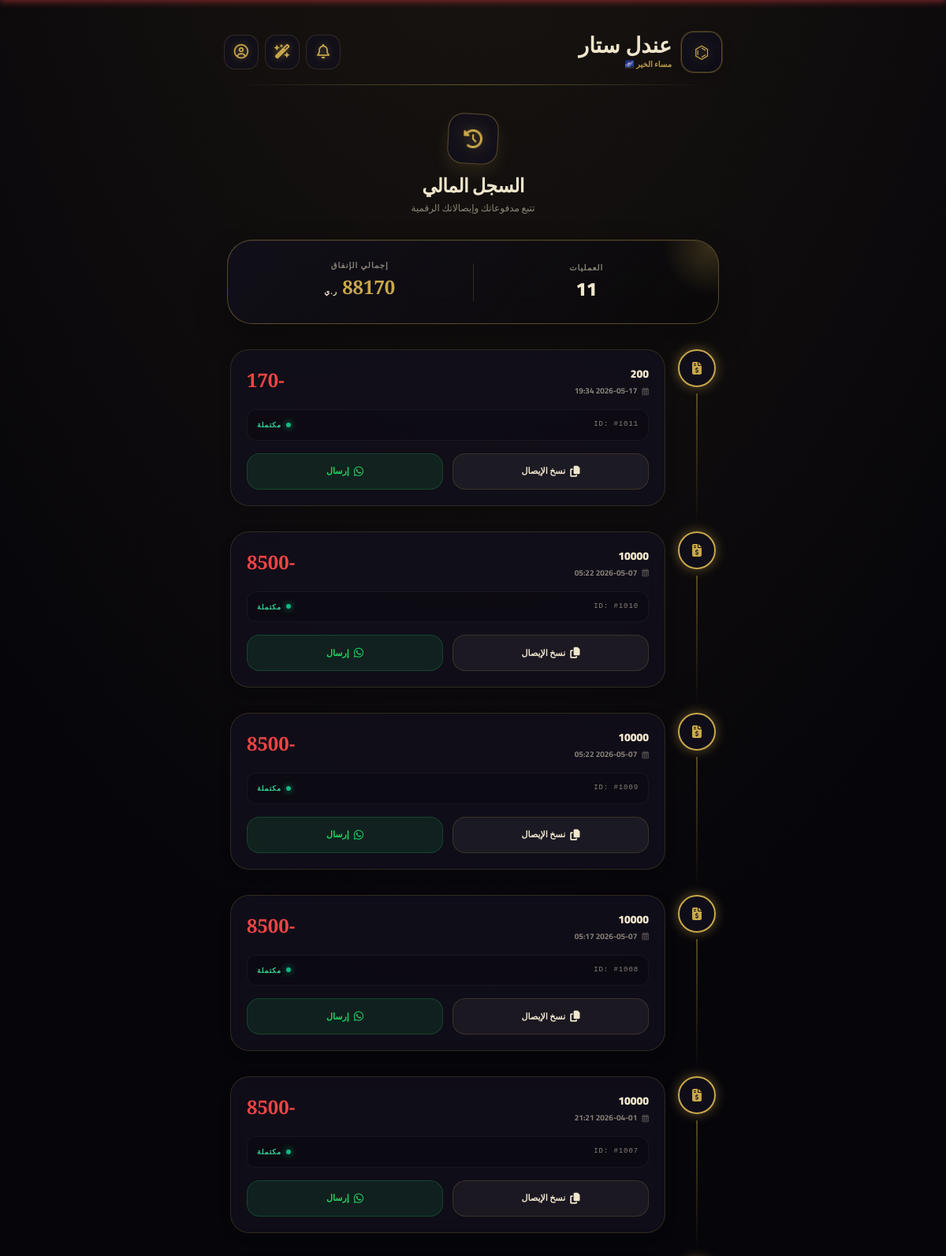
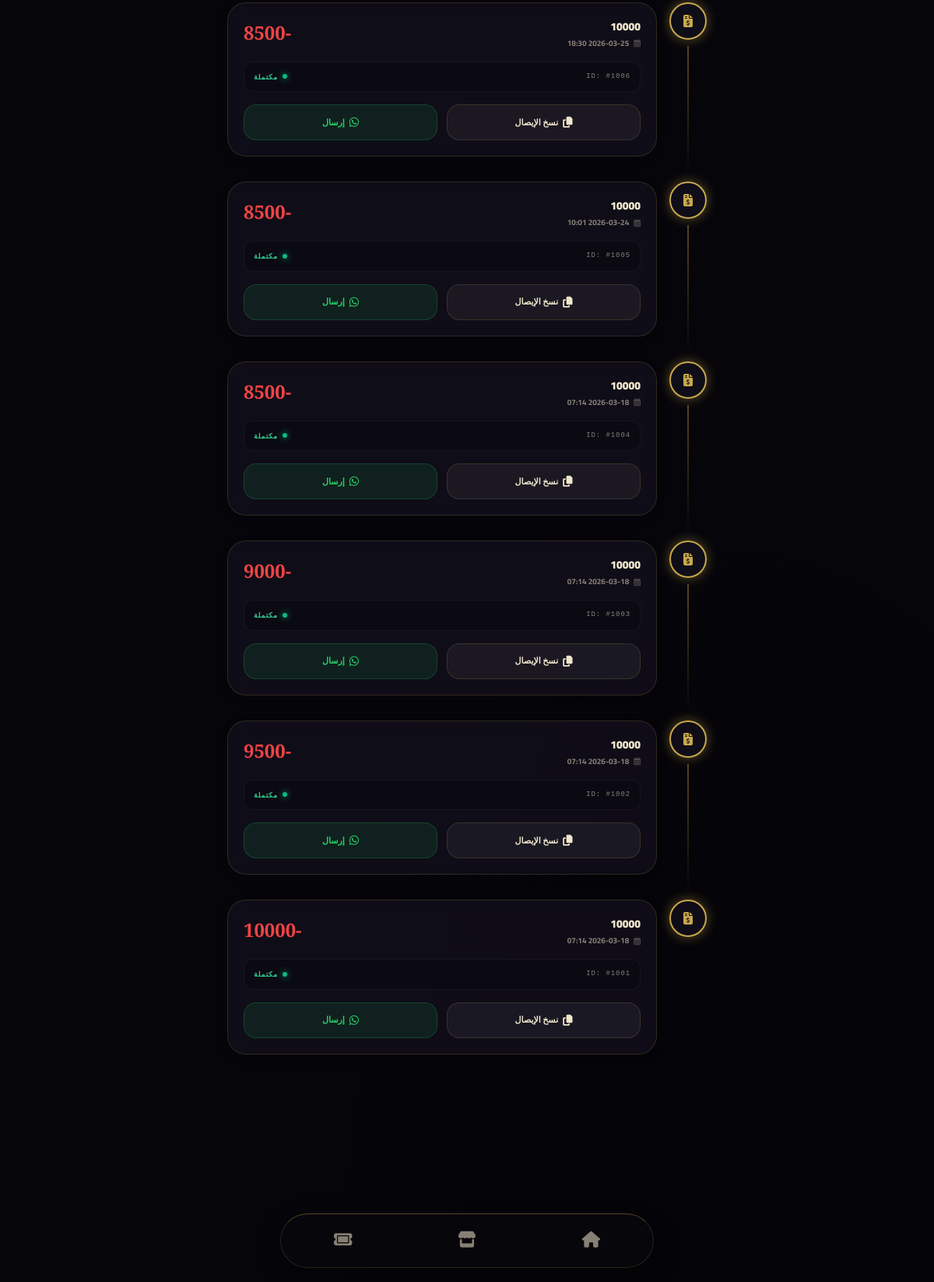
The app's page /history (signed in) with its own data (2 pictures, top to bottom).
### app.py (models this page shows)
class Purchase(db.Model):
    id = db.Column(db.Integer, primary_key=True)
    user_id = db.Column(db.Integer, db.ForeignKey('user.id'), index=True)
    voucher_id = db.Column(db.Integer, db.ForeignKey('voucher.id'))
    package_name = db.Column(db.String(50))
    amount_paid = db.Column(db.Float)
    original_price = db.Column(db.Float)
    discount_percent = db.Column(db.Integer, default=0)
    purchased_at = db.Column(db.String(20), default=lambda: datetime.now().strftime("%Y-%m-%d %H:%M"))

### app.py (the view)
@app.route('/history')
def history():
    if 'user_id' not in session: return redirect('/login')
    purchases = Purchase.query.filter_by(user_id=session['user_id']).order_by(Purchase.id.desc()).all()
    return render_template('history.html', purchases=purchases)

### templates/history.html (shortened to what this page needs)
{% extends "base.html" %}
{% block content %}
<div class="px-2 pt-4 pb-24">
    <div class="text-center mb-8 stagger-1">
        <div class="inline-flex items-center justify-center w-16 h-16 rounded-[1.2rem] bg-[var(--bg-card)] border border-[var(--border-bright)] mb-3 shadow-[0_10px_20px_var(--glow)] rotate-3 hover:rotate-0 transition-transform">
            <i class="fas fa-clock-rotate-left text-2xl text-[var(--accent)] drop-shadow-[0_0_8px_var(--accent-glow)]"></i>
        </div>
        <h1 class="text-2xl font-black text-[var(--text-primary)] tracking-tight">السجل المالي</h1>
        <p class="text-xs text-[var(--text-muted)] mt-1">تتبع مدفوعاتك وإيصالاتك الرقمية</p>
    </div>
    {% if purchases %}
        {% set total_spent = purchases | map(attribute='amount_paid') | sum %}
        <div class="summary-card stagger-2">
            <div class="text-center flex-1 relative z-10">
                <p class="text-[10px] text-[var(--text-muted)] font-bold uppercase tracking-widest mb-1">العمليات</p>
                <p class="text-2xl font-black text-[var(--text-primary)]">{{ purchases|length }}</p>
            </div>
            <div class="text-center flex-1 relative z-10">
                <p class="text-[10px] text-[var(--text-muted)] font-bold uppercase tracking-widest mb-1">إجمالي الإنفاق</p>
                <p class="text-2xl font-black text-[var(--accent)]" style="font-family: 'Cormorant Garamond', serif;">{{ total_spent | round(0) | int }} <span class="text-[9px] font-bold uppercase font-sans tracking-widest text-[var(--text-primary)]">ر.ي</span></p>
            </div>
        </div>
        <div class="space-y-0 relative px-1">
            {% for p in purchases %}
            <div class="flex gap-4 stagger-3" style="animation-delay: {{ loop.index0 * 0.1 }}s;">
                <div class="flex flex-col items-center">
                    <div class="w-12 h-12 rounded-full bg-[var(--bg-card)] border-2 border-[var(--accent)] flex items-center justify-center shadow-[0_0_15px_var(--accent-glow)] z-10 shrink-0">
                        <i class="fas fa-file-invoice-dollar text-[var(--accent)]"></i>
                    </div>
                    {% if not loop.last %}
                    <div class="w-0.5 h-full bg-gradient-to-b from-[var(--accent)] to-transparent opacity-40 mt-2 mb-2"></div>
                    {% endif %}
                </div>
                <div class="flex-1 pb-8">
                    <div class="tx-card">
                        <div class="flex justify-between items-start mb-4">
                            <div>
                                <h3 class="text-sm font-black text-[var(--text-primary)] mb-1">{{ p.package_name }}</h3>
                                <p class="text-[10px] font-bold text-[var(--text-muted)] flex items-center gap-1.5">
                                    <i class="far fa-calendar-alt opacity-50"></i> {{ p.purchased_at }}
                                </p>
                            </div>
                            <div class="text-left">
                                <span class="tx-amount">-{{ p.amount_paid | round(0) | int }}</span>
                            </div>
                        </div>
                        <div class="flex justify-between items-center bg-black/20 rounded-xl p-3 mb-4 border border-white/5">
                            <span class="text-[9px] text-[var(--text-muted)] font-mono tracking-widest">ID: #{{ p.id + 1000 }}</span>
                            <div class="flex items-center gap-1.5">
                                <span class="w-1.5 h-1.5 rounded-full bg-emerald-500 shadow-[0_0_8px_#10b981]"></span>
                                <span class="text-[9px] font-bold text-emerald-400 uppercase tracking-widest">مكتملة</span>
                            </div>
                        </div>
                        <div class="flex gap-3">
                            <button onclick="copyPurchaseData('{{ p.package_name }}', '{{ p.amount_paid | round(0) | int }}', '{{ p.id + 1000 }}')" class="btn-tx btn-copy-tx" onmousedown="playGlassSound()">
                                <i class="fas fa-copy text-sm"></i> نسخ الإيصال
                            </button>
                            <button onclick="sharePurchaseData('{{ p.package_name }}', '{{ p.amount_paid | round(0) | int }}')" class="btn-tx btn-share-tx" onmousedown="playGlassSound()">
                                <i class="fab fa-whatsapp text-sm"></i> إرسال
                            </button>
                        </div>
                    </div>
                </div>
            </div>
            {% endfor %}
        </div>
    {% endif %}
</div>
{% endblock %}

### templates/base.html (shortened to what this page needs)
<!DOCTYPE html>
<html lang="ar" dir="rtl" style="background-color: #06050a;">
<head>
    <script src="https://cdn.tailwindcss.com"></script>
    <link rel="stylesheet" href="https://cdnjs.cloudflare.com/ajax/libs/font-awesome/6.5.0/css/all.min.css">
    <link rel="stylesheet" href="https://cdnjs.cloudflare.com/ajax/libs/animate.css/4.1.1/animate.min.css"/>
</head>
<body x-data="{
        showUserMenu: false,
        themeId: localStorage.getItem('andal-theme') || 1,
        greetingText: 'مرحباً بك',
        init() {
            this.applyTheme(this.themeId);
            this.updateTimeAwareUI();
            // إخفاء شاشة التحميل بعد اكتمال الصفحة
            window.addEventListener('load', () => {
                const loader = document.getElementById('page-loader');
                loader.style.opacity = '0';
                setTimeout(() => loader.style.visibility = 'hidden', 500);
            });
        },
        applyTheme(id) {
            this.themeId = id;
            const classes = document.body.className.split(' ').filter(c => !c.startsWith('theme-') && c !== '');
            document.body.className = [...classes, `theme-${id}`].join(' ');
            // تحديث لون الستاتس بار في الجوال
            const themeColors = {1: '#06050a', 2: '#03050f', 3: '#030a06', 4: '#07040e', 5: '#0a0305', 6: '#f5f0e8'};
            document.getElementById('meta-theme-color').content = themeColors[id];
            this.updateTimeAwareUI();
            localStorage.setItem('andal-theme', id);
        },
        nextTheme() {
            let nextId = parseInt(this.themeId) + 1;
            if (nextId > 6) nextId = 1;
            this.applyTheme(nextId);
            playGlassSound();
        },
        updateTimeAwareUI() {
            const hour = new Date().getHours();
            document.body.classList.remove('is-morning', 'is-evening');
            if (hour >= 5 && hour < 12) {
                this.greetingText = 'صباح الخير 🌅';
                document.body.classList.add('is-morning');
            } else if (hour >= 12 && hour < 18) {
                this.greetingText = 'طاب مساؤك ☀️';
            } else {
                this.greetingText = 'مساء الخير 🌌';
                document.body.classList.add('is-evening');
            }
        }
    }"
    class="pb-36 pt-safe"
    @click.outside="showUserMenu = false">
    <div class="royal-grid"></div>
    <div class="orb orb-1"></div>
    <div class="orb orb-2"></div>
    <div class="orb orb-3"></div>
    <div>
        <header class="royal-header max-w-2xl mx-auto flex items-center justify-between z-50 relative">
            <div class="flex items-center gap-3">
                <div class="brand-logo">
                    <span class="brand-logo-symbol">⌬</span>
                </div>
                <div>
                    <h1 class="brand-name">عندل ستار</h1>
                    <div class="flex items-center gap-2 mt-1">
                        <span x-text="greetingText" class="text-[10px] font-bold text-[var(--accent)] opacity-90"></span>
                    </div>
                </div>
            </div>
            <div class="flex gap-2">
                {% if session.get('user_id') %}
                <a href="/notifications" onclick="playGlassSound()" class="header-btn btn-press relative group">
                    <i class="fa-regular fa-bell"></i>
                </a>
                {% endif %}
                <button @click="nextTheme()" class="header-btn btn-press group" title="تغيير المظهر">
                    <i class="fa-solid fa-wand-magic-sparkles"></i>
                </button>
                {% if session.get('user_id') %}
                <div class="relative">
                    <button onclick="playGlassSound()" class="header-btn btn-press" @click="showUserMenu = !showUserMenu">
                        <i class="fa-regular fa-circle-user text-xl"></i>
                    </button>
                </div>
                {% endif %}
            </div>
        </header>
        <main class="max-w-2xl mx-auto px-4 py-5 relative z-10">
            {% block content %}{% endblock %}
        </main>
    </div>
    {% if session.get('user_id') %}
        {% if session.get('role') != 'admin' %}
        <nav class="nav-bar">
            <a href="/dashboard" class="nav-item" id="nav-dash" onclick="playGlassSound()">
                <i class="fa-solid fa-house"></i>
            </a>
            <a href="/buy" class="nav-item" id="nav-buy" onclick="playGlassSound()">
                <i class="fa-solid fa-store"></i>
            </a>
            <a href="/myvouchers" class="nav-item" id="nav-vou" onclick="playGlassSound()">
                <i class="fa-solid fa-ticket"></i>
            </a>
        </nav>
        {% endif %}
    {% endif %}
</body>
</html>

### templates/base.html (style rules this page uses)
body.theme-1 { --bg-primary: #06050a; --bg-secondary: #0e0d16; --bg-card: rgba(18, 16, 28, 0.8); --accent: #c9a84c; --accent-light: #e8c96a; --accent-dark: #9a7a2e; --accent-glow: rgba(201, 168, 76, 0.45); --glow: rgba(201, 168, 76, 0.12); --orb-1: #c9a84c; --orb-2: #7a5c20; --text-primary: #f0e6cc; --text-muted: rgba(240, 230, 204, 0.55); --border: rgba(201, 168, 76, 0.18); --border-bright: rgba(201, 168, 76, 0.4); --line: rgba(201, 168, 76, 0.25); --nav-bg: rgba(8, 7, 12, 0.95); }
*, *::before, *::after { box-sizing: border-box; }
body { font-family: 'Cairo', sans-serif; background-color: var(--bg-primary); background-image: radial-gradient(ellipse 80% 60% at 50% -20%, var(--glow), transparent), radial-gradient(ellipse 60% 40% at 80% 100%, rgba(0,0,0,0.3), transparent); color: var(--text-primary); min-height: 100vh; transition: background-color 0.3s ease, color 0.3s ease; -webkit-tap-highlight-color: transparent; margin: 0; padding: 0; overflow-x: hidden; }
.royal-grid { position: fixed; inset: 0; z-index: -3; background-image: linear-gradient(var(--line) 1px, transparent 1px), linear-gradient(90deg, var(--line) 1px, transparent 1px); background-size: 60px 60px; mask-image: radial-gradient(ellipse 80% 80% at 50% 50%, black 30%, transparent 100%); opacity: 0.4; animation: grid-drift 30s linear infinite; will-change: background-position; }
.orb { position: fixed; border-radius: 50%; z-index: -2; animation: orb-float 20s infinite alternate ease-in-out; mix-blend-mode: screen; will-change: transform; }
.orb-1 { top: -15%; right: -10%; width: 45vw; height: 45vw; background: radial-gradient(circle, var(--orb-1) 0%, rgba(0,0,0,0) 65%); opacity: 0.4; }
.orb-2 { bottom: -15%; left: -10%; width: 55vw; height: 55vw; background: radial-gradient(circle, var(--orb-2) 0%, rgba(0,0,0,0) 65%); opacity: 0.3; animation-delay: -10s; }
.orb-3 { top: 40%; left: 30%; width: 30vw; height: 30vw; background: radial-gradient(circle, var(--accent) 0%, rgba(0,0,0,0) 65%); opacity: 0.1; animation-delay: -5s; animation-duration: 25s; }
.royal-header { position: relative; padding: 20px 20px 16px; }
.royal-header::after { content: ''; position: absolute; bottom: 0; left: 5%; right: 5%; height: 1px; background: linear-gradient(90deg, transparent, var(--line), var(--accent-glow), var(--line), transparent); }
.brand-logo { width: 52px; height: 52px; border-radius: 16px; background: linear-gradient(135deg, var(--bg-card), var(--bg-secondary)); border: 1px solid var(--border-bright); box-shadow: 0 0 0 1px var(--border), 0 4px 15px rgba(0,0,0,0.2); display: flex; align-items: center; justify-content: center; position: relative; }
.brand-logo-symbol { font-size: 22px; color: var(--accent); filter: drop-shadow(0 0 8px var(--accent-glow)); z-index: 1; }
.brand-name { font-family: 'Cormorant Garamond', serif; font-weight: 700; font-size: 1.7rem; color: var(--text-primary); line-height: 1; }
.header-btn { width: 44px; height: 44px; border-radius: 14px; background: var(--bg-card); border: 1px solid var(--border); display: flex; align-items: center; justify-content: center; color: var(--accent); transition: all 0.2s ease; outline: none; }
.header-btn i { font-size: 1.15rem; filter: drop-shadow(0 0 4px var(--accent-glow)); }
.nav-bar { position: fixed; bottom: max(18px, env(safe-area-inset-bottom)); left: 16px; right: 16px; height: 70px; max-width: 480px; margin: 0 auto; border-radius: 35px; display: flex; justify-content: space-around; align-items: center; z-index: 1000; background: var(--nav-bg); backdrop-filter: blur(15px); -webkit-backdrop-filter: blur(15px); border: 1px solid var(--border); border-top: 1px solid var(--border-bright); box-shadow: 0 10px 30px rgba(0,0,0,0.4); }
.nav-item { display: flex; flex-direction: column; align-items: center; justify-content: center; width: 64px; height: 100%; color: var(--text-muted); text-decoration: none; position: relative; transition: 0.3s cubic-bezier(0.34, 1.56, 0.64, 1); }
.nav-item i { font-size: 1.3rem; margin-bottom: 4px; transition: 0.3s; }
.pt-safe { padding-top: max(20px, env(safe-area-inset-top)); }

### records on screen
Purchase: package_name "200", purchased_at "2026-05-17 19:34", amount_paid "170", p.id+1000 "1011"
Purchase: package_name "10000", purchased_at "2026-05-07 05:22", amount_paid "8500", p.id+1000 "1010"
Purchase: package_name "10000", purchased_at "2026-05-07 05:22", amount_paid "8500", p.id+1000 "1009"
Purchase: package_name "10000", purchased_at "2026-05-07 05:17", amount_paid "8500", p.id+1000 "1008"
Purchase: package_name "10000", purchased_at "2026-04-01 21:21", amount_paid "8500", p.id+1000 "1007"
Purchase: package_name "10000", purchased_at "2026-03-25 18:30", amount_paid "8500", p.id+1000 "1006"
Purchase: package_name "10000", purchased_at "2026-03-24 10:01", amount_paid "8500", p.id+1000 "1005"
Purchase: package_name "10000", purchased_at "2026-03-18 07:14", amount_paid "8500", p.id+1000 "1004"
Purchase: package_name "10000", purchased_at "2026-03-18 07:14", amount_paid "9000", p.id+1000 "1003"
Purchase: package_name "10000", purchased_at "2026-03-18 07:14", amount_paid "9500", p.id+1000 "1002"
Purchase: package_name "10000", purchased_at "2026-03-18 07:14", amount_paid "10000", p.id+1000 "1001"

### other values on screen
{{ purchases|length }} "11"
